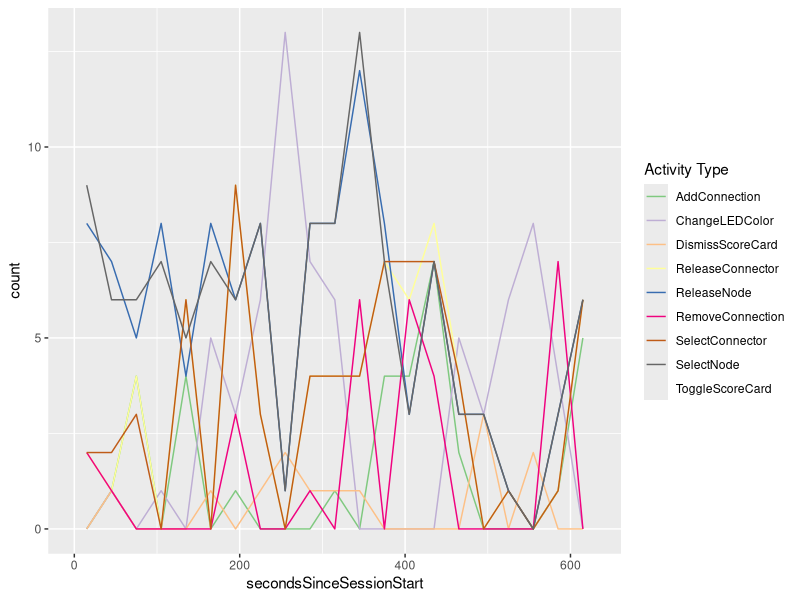
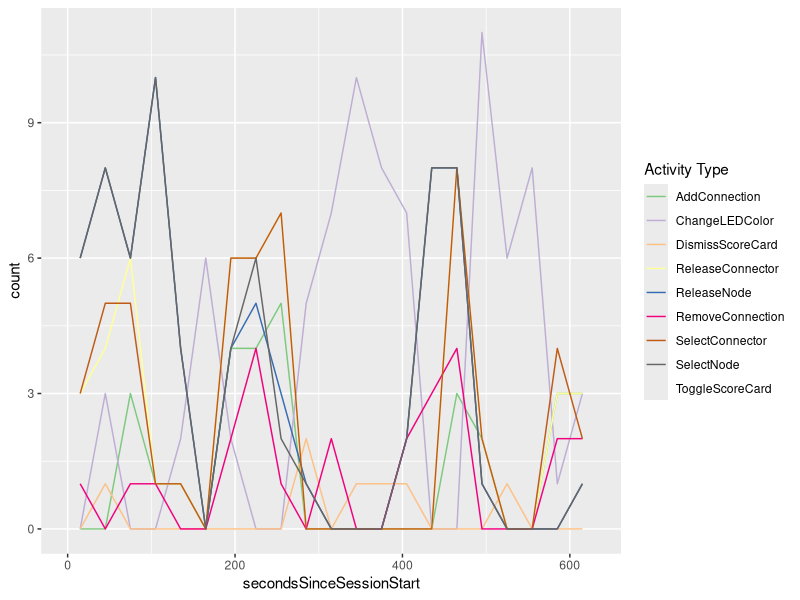

Write R code to recreate these figures, in order.
# Required libraries
library(ggplot2)
library(plyr)
library(lubridate)

player13M <- read.csv(file="2013.12.10-01-actions.log.csv",
                      header=TRUE,
                      stringsAsFactors=FALSE)

player12M <- read.csv(file="2013.12.10-02-actions.log.csv",
                      header=TRUE,
                      stringsAsFactors=FALSE)

cleanData <- function(input) {
  input <- renameColumnHeaders(input)
  input["timestamp"] <- formatTimestamps(input[, "timestamp"])
  input <- excludeActivityTypesFromData(input)
  return(as.data.frame(input))
}

excludeActivityTypesFromData <- function(input) {
  output <- subset(input,
                   activityType != "StartTouch" &
                   activityType != "EndTouch")
  return(output)
}

formatTimestamps <- function(timestamps) {
  return(
    ymd_hms(timestamps)
  )
}

renameColumnHeaders <- function(input) {
  return(
    rename(input, c("time_stamp"              = "timestamp",
                    "sec_since_session_start" = "secondsSinceSessionStart",
                    "data"                    = "logData",
                    "screen_position"         = "screenPosition",
                    "X__class__"              = "activityType")
    )
  )
}

player13M <- cleanData(player13M)
player12M <- cleanData(player12M)

## Plots

activityTypeOverTime <- function(input) {
  p <- ggplot(aes(x = secondsSinceSessionStart),
              data = input)  
  p <- p + geom_line(aes(y = ..count..,
                    color = as.factor(activityType),
                    group = as.factor(activityType)), 
                stat="bin",
                binwidth=30,
                origin=0,
                right=FALSE)
  p <- p + scale_color_brewer(palette="Accent",
                              name = "Activity Type")
  
  return(p)
}



p12M <- activityTypeOverTime(player12M)
p13M <- activityTypeOverTime(player13M)

print(p12M)
print(p13M)
